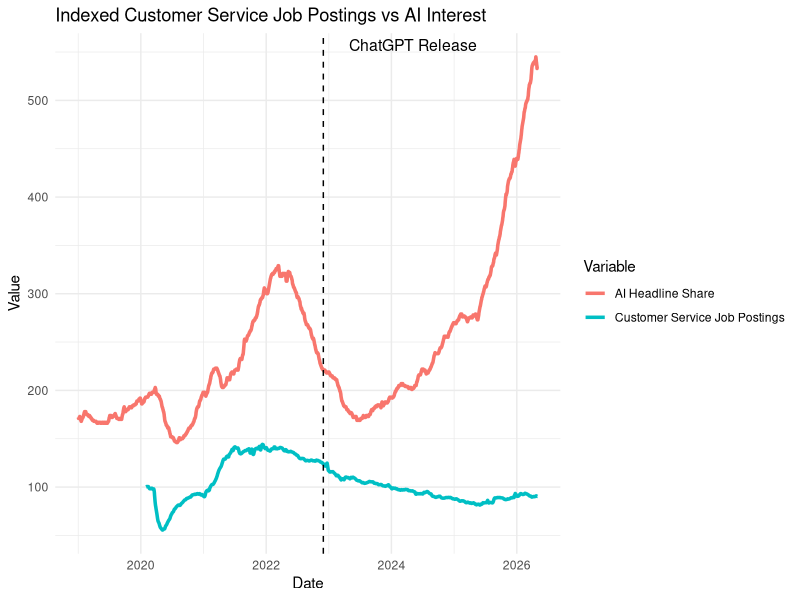
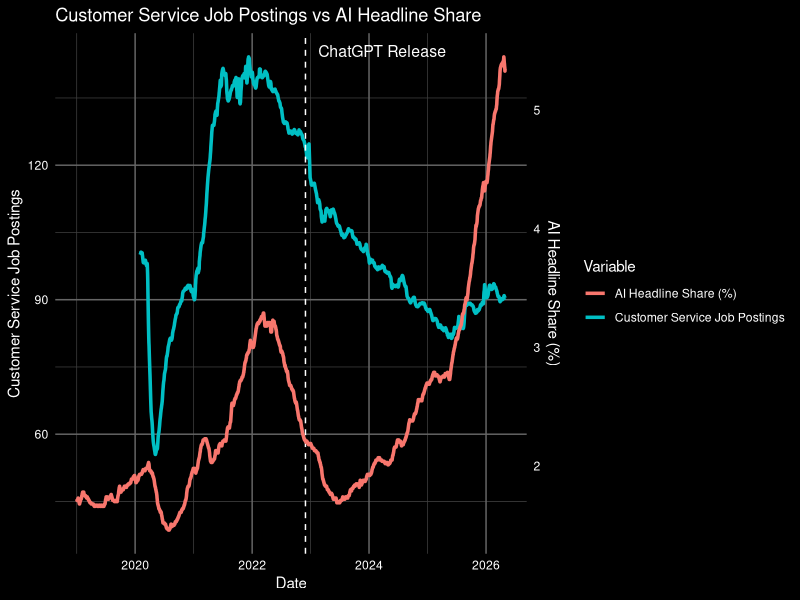

Write R code to recreate these figures, in order.
#2021 - 2024



#Variables:
  #Hiring - customer service job postings on indeed, maybe linkedin
  #AI interest - indeed jobs w/ AI, AI google trends
  #Salary
  #Unemployment
  #Inflation
  #AI spending of year (Maybe)
  #Customer growth
  #GDP growth

library(readr)
library(readxl)
library(dplyr)
library(ggplot2)
job_posting <- read.csv("Job_posting_CS_HeadLine.csv")
Ai_headline <- read.csv("ai-headline-share.csv")

customer_df <- job_posting %>%
  filter(grepl("customer", sectorCode, ignore.case = TRUE))
control_df <- job_posting %>%
  filter(!grepl("customer", sectorCode, ignore.case = TRUE))


customer_plot <- customer_df %>%
  select(dateString, value) %>%
  mutate(source = "Customer Service Job Postings")

ai_plot <- Ai_headline %>%
  select(dateString, value) %>%
  mutate(value = value * 100) %>%
  mutate(source = "AI Headline Share")


combined_df <- bind_rows(customer_plot, ai_plot)


scale_factor <- max(customer_df$value, na.rm = TRUE) / max(Ai_headline$value, na.rm = TRUE)

ggplot(combined_df, aes(x = as.Date(dateString), y = value, color = source)) +
  geom_line(linewidth = 1.2) +
  geom_vline(
    xintercept = as.Date("2022-11-30"),
    linetype = "dashed",
    color = "black"
  ) +
  annotate(
    "text",
    x = as.Date("2022-11-30"),
    y = max(combined_df$value, na.rm = TRUE),
    label = "ChatGPT Release",
    angle = 0,
    vjust = -0.5,
    hjust = -0.2,
    size = 4
  ) +
  labs(
    title = "Indexed Customer Service Job Postings vs AI Interest",
    x = "Date",
    y = "Value",
    color = "Variable"
  ) +
  theme_minimal()




ggplot() +
  geom_line(
    data = customer_df,
    aes(x = as.Date(dateString), y = value, color = "Customer Service Job Postings"),
    linewidth = 1.2
  ) +
  geom_vline(
    xintercept = as.Date("2022-11-30"),
    linetype = "dashed",
    color = "white"
  ) +
  geom_line(
    data = Ai_headline,
    aes(x = as.Date(dateString), y = value * scale_factor, color = "AI Headline Share (%)"),
    linewidth = 1.2
  ) +
  scale_y_continuous(
    name = "Customer Service Job Postings",
    sec.axis = sec_axis(
      ~ . / scale_factor,
      name = "AI Headline Share (%)"
    )
  ) +
  annotate(
    "text",
    color = "white",
    x = as.Date("2022-11-30"),
    y = max(customer_df$value, na.rm = TRUE),
    label = "ChatGPT Release",
    angle = 0,
    vjust = 0,
    hjust = -0.1,
    size = 4
  ) +
  labs(
    title = "Customer Service Job Postings vs AI Headline Share",
    x = "Date",
    color = "Variable"
  ) +
  theme_minimal() +
  theme(
    plot.background = element_rect(fill = "black", color = NA),
    panel.background = element_rect(fill = "black", color = NA),
    
    text = element_text(color = "white"),
    plot.title = element_text(color = "white"),
    axis.title = element_text(color = "white"),
    axis.text = element_text(color = "white"),
    legend.title = element_text(color = "white"),
    legend.text = element_text(color = "white"),
    legend.background = element_rect(fill = "black", color = NA),
    
    panel.grid.major = element_line(color = "gray40"),
    panel.grid.minor = element_line(color = "gray25")
  )
